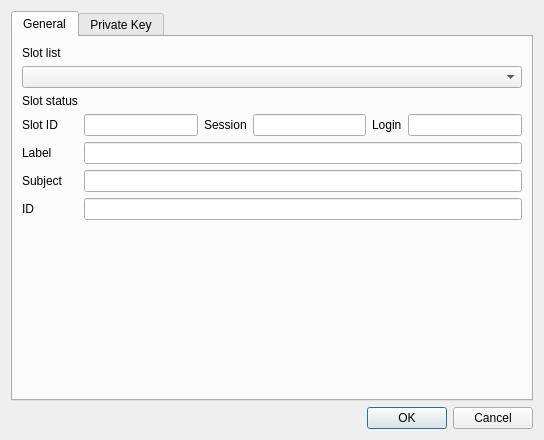
<?xml version="1.0" encoding="UTF-8"?>
<ui version="4.0">
 <class>CreateRSAPriKeyDlg</class>
 <widget class="QDialog" name="CreateRSAPriKeyDlg">
  <property name="geometry">
   <rect>
    <x>0</x>
    <y>0</y>
    <width>544</width>
    <height>428</height>
   </rect>
  </property>
  <property name="windowTitle">
   <string>Dialog</string>
  </property>
  <layout class="QVBoxLayout" name="verticalLayout">
   <item>
    <widget class="QTabWidget" name="tabWidget">
     <property name="currentIndex">
      <number>0</number>
     </property>
     <widget class="QWidget" name="tab">
      <attribute name="title">
       <string>General</string>
      </attribute>
      <layout class="QGridLayout" name="gridLayout">
       <item row="6" column="1" colspan="5">
        <widget class="QLineEdit" name="mIDText"/>
       </item>
       <item row="3" column="2">
        <widget class="QLabel" name="label_7">
         <property name="text">
          <string>Session</string>
         </property>
        </widget>
       </item>
       <item row="3" column="4">
        <widget class="QLabel" name="label_8">
         <property name="text">
          <string>Login</string>
         </property>
        </widget>
       </item>
       <item row="3" column="5">
        <widget class="QLineEdit" name="mLoginText"/>
       </item>
       <item row="6" column="0">
        <widget class="QLabel" name="label_6">
         <property name="text">
          <string>ID</string>
         </property>
        </widget>
       </item>
       <item row="3" column="1">
        <widget class="QLineEdit" name="mSlotIDText"/>
       </item>
       <item row="4" column="1" colspan="5">
        <widget class="QLineEdit" name="mLabelText"/>
       </item>
       <item row="5" column="0">
        <widget class="QLabel" name="label_5">
         <property name="text">
          <string>Subject</string>
         </property>
        </widget>
       </item>
       <item row="5" column="1" colspan="5">
        <widget class="QLineEdit" name="mSubjectText"/>
       </item>
       <item row="3" column="3">
        <widget class="QLineEdit" name="mSessionText"/>
       </item>
       <item row="3" column="0">
        <widget class="QLabel" name="label_3">
         <property name="text">
          <string>Slot ID</string>
         </property>
        </widget>
       </item>
       <item row="0" column="0">
        <widget class="QLabel" name="label">
         <property name="text">
          <string>Slot list</string>
         </property>
        </widget>
       </item>
       <item row="2" column="0">
        <widget class="QLabel" name="label_2">
         <property name="text">
          <string>Slot status</string>
         </property>
        </widget>
       </item>
       <item row="4" column="0">
        <widget class="QLabel" name="label_4">
         <property name="text">
          <string>Label</string>
         </property>
        </widget>
       </item>
       <item row="7" column="1">
        <spacer name="verticalSpacer">
         <property name="orientation">
          <enum>Qt::Vertical</enum>
         </property>
         <property name="sizeHint" stdset="0">
          <size>
           <width>20</width>
           <height>40</height>
          </size>
         </property>
        </spacer>
       </item>
       <item row="1" column="0" colspan="6">
        <widget class="QComboBox" name="mSlotsCombo"/>
       </item>
      </layout>
     </widget>
     <widget class="QWidget" name="tab_2">
      <attribute name="title">
       <string>Private Key</string>
      </attribute>
      <layout class="QGridLayout" name="gridLayout_2">
       <item row="11" column="2">
        <widget class="QCheckBox" name="mModifiableCheck">
         <property name="text">
          <string>Modifiable</string>
         </property>
        </widget>
       </item>
       <item row="2" column="0">
        <widget class="QLabel" name="label_11">
         <property name="text">
          <string>Public Exponent</string>
         </property>
        </widget>
       </item>
       <item row="12" column="4">
        <widget class="QCheckBox" name="mTokenCheck">
         <property name="text">
          <string>Token</string>
         </property>
        </widget>
       </item>
       <item row="8" column="1" colspan="5">
        <widget class="QLineEdit" name="mCoefficientText"/>
       </item>
       <item row="5" column="1" colspan="5">
        <widget class="QLineEdit" name="mPrime2Text"/>
       </item>
       <item row="7" column="0">
        <widget class="QLabel" name="label_16">
         <property name="text">
          <string>Exponent2</string>
         </property>
        </widget>
       </item>
       <item row="4" column="1" colspan="5">
        <widget class="QLineEdit" name="mPrime1Text"/>
       </item>
       <item row="0" column="0">
        <widget class="QLabel" name="label_9">
         <property name="text">
          <string>Key value</string>
         </property>
        </widget>
       </item>
       <item row="3" column="0">
        <widget class="QLabel" name="label_12">
         <property name="text">
          <string>Private Exponent</string>
         </property>
        </widget>
       </item>
       <item row="11" column="5">
        <widget class="QComboBox" name="mSensitiveCombo"/>
       </item>
       <item row="6" column="1" colspan="5">
        <widget class="QLineEdit" name="mExponent1Text"/>
       </item>
       <item row="11" column="0">
        <widget class="QCheckBox" name="mUnwrapCheck">
         <property name="text">
          <string>Unwrap</string>
         </property>
        </widget>
       </item>
       <item row="8" column="0">
        <widget class="QLabel" name="label_17">
         <property name="text">
          <string>Coefficient</string>
         </property>
        </widget>
       </item>
       <item row="5" column="0">
        <widget class="QLabel" name="label_14">
         <property name="text">
          <string>Prime2</string>
         </property>
        </widget>
       </item>
       <item row="12" column="3">
        <widget class="QComboBox" name="mExtractableCombo"/>
       </item>
       <item row="12" column="2">
        <widget class="QCheckBox" name="mExtractableCheck">
         <property name="text">
          <string>Extractable</string>
         </property>
        </widget>
       </item>
       <item row="11" column="3">
        <widget class="QComboBox" name="mModifiableCombo"/>
       </item>
       <item row="12" column="5">
        <widget class="QComboBox" name="mTokenCombo"/>
       </item>
       <item row="6" column="0">
        <widget class="QLabel" name="label_15">
         <property name="text">
          <string>Exponent1</string>
         </property>
        </widget>
       </item>
       <item row="4" column="0">
        <widget class="QLabel" name="label_13">
         <property name="text">
          <string>Prime1</string>
         </property>
        </widget>
       </item>
       <item row="10" column="5">
        <widget class="QComboBox" name="mSignCombo"/>
       </item>
       <item row="12" column="0">
        <widget class="QCheckBox" name="mDeriveCheck">
         <property name="text">
          <string>Derive</string>
         </property>
        </widget>
       </item>
       <item row="7" column="1" colspan="5">
        <widget class="QLineEdit" name="mExponent2Text"/>
       </item>
       <item row="9" column="0">
        <widget class="QLabel" name="label_18">
         <property name="text">
          <string>Attributes</string>
         </property>
        </widget>
       </item>
       <item row="12" column="1">
        <widget class="QComboBox" name="mDeriveCombo"/>
       </item>
       <item row="11" column="1">
        <widget class="QComboBox" name="mUnwrapCombo"/>
       </item>
       <item row="1" column="1" colspan="5">
        <widget class="QLineEdit" name="mModulesText"/>
       </item>
       <item row="3" column="1" colspan="5">
        <widget class="QLineEdit" name="mPriExponentText"/>
       </item>
       <item row="1" column="0">
        <widget class="QLabel" name="label_10">
         <property name="text">
          <string>Modules</string>
         </property>
        </widget>
       </item>
       <item row="10" column="4">
        <widget class="QCheckBox" name="mSignCheck">
         <property name="text">
          <string>Sign</string>
         </property>
        </widget>
       </item>
       <item row="11" column="4">
        <widget class="QCheckBox" name="mSensitiveCheck">
         <property name="text">
          <string>Sensitive</string>
         </property>
        </widget>
       </item>
       <item row="2" column="1" colspan="5">
        <widget class="QLineEdit" name="mPubExponentText"/>
       </item>
       <item row="10" column="2">
        <widget class="QCheckBox" name="mDecryptCheck">
         <property name="text">
          <string>Decrypt</string>
         </property>
        </widget>
       </item>
       <item row="10" column="3">
        <widget class="QComboBox" name="mDecryptCombo"/>
       </item>
       <item row="10" column="0">
        <widget class="QCheckBox" name="mPrivateCheck">
         <property name="text">
          <string>Private</string>
         </property>
        </widget>
       </item>
       <item row="10" column="1">
        <widget class="QComboBox" name="mPrivateCombo"/>
       </item>
       <item row="13" column="1">
        <spacer name="verticalSpacer_2">
         <property name="orientation">
          <enum>Qt::Vertical</enum>
         </property>
         <property name="sizeHint" stdset="0">
          <size>
           <width>20</width>
           <height>40</height>
          </size>
         </property>
        </spacer>
       </item>
      </layout>
     </widget>
    </widget>
   </item>
   <item>
    <widget class="QDialogButtonBox" name="buttonBox">
     <property name="orientation">
      <enum>Qt::Horizontal</enum>
     </property>
     <property name="standardButtons">
      <set>QDialogButtonBox::Cancel|QDialogButtonBox::Ok</set>
     </property>
    </widget>
   </item>
  </layout>
 </widget>
 <resources/>
 <connections>
  <connection>
   <sender>buttonBox</sender>
   <signal>accepted()</signal>
   <receiver>CreateRSAPriKeyDlg</receiver>
   <slot>accept()</slot>
   <hints>
    <hint type="sourcelabel">
     <x>248</x>
     <y>254</y>
    </hint>
    <hint type="destinationlabel">
     <x>157</x>
     <y>274</y>
    </hint>
   </hints>
  </connection>
  <connection>
   <sender>buttonBox</sender>
   <signal>rejected()</signal>
   <receiver>CreateRSAPriKeyDlg</receiver>
   <slot>reject()</slot>
   <hints>
    <hint type="sourcelabel">
     <x>316</x>
     <y>260</y>
    </hint>
    <hint type="destinationlabel">
     <x>286</x>
     <y>274</y>
    </hint>
   </hints>
  </connection>
 </connections>
</ui>
